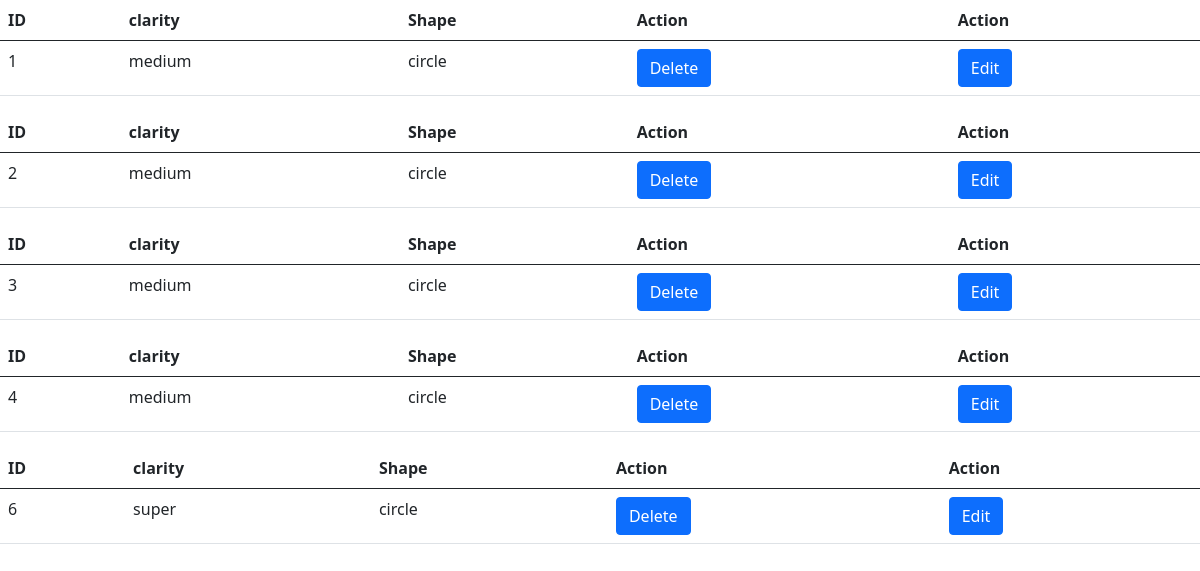
The app's page /showd, older data.
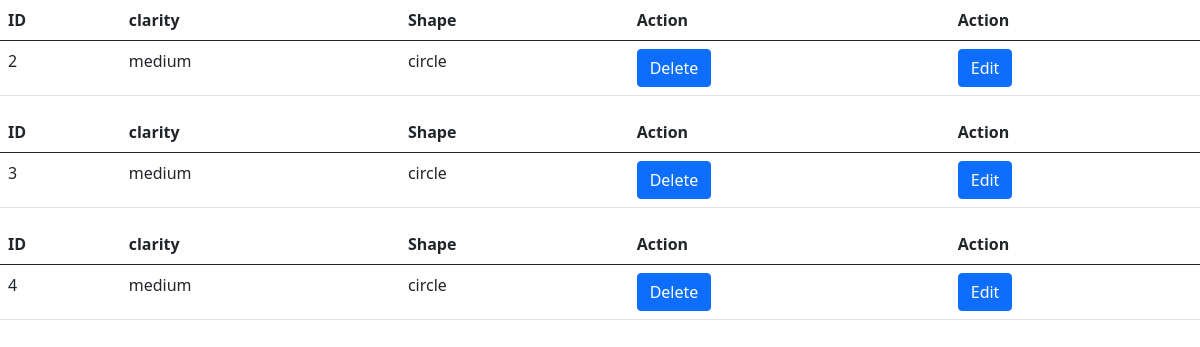
The same page, newer data.
### firstapp/models.py (models this page shows, shortened)
class POD(models.Model):
    date = models.DateField(auto_now_add=True)
    company_name = models.ForeignKey('CompanyInfo', on_delete=PROTECT)
    location = models.ForeignKey('loc', on_delete=models.PROTECT, null=True)
    shape = models.ForeignKey('shape_d', on_delete=models.PROTECT, null=True)
    clarity = models.ForeignKey('clarity', on_delete=models.PROTECT)
    color_origin1 = models.ForeignKey('color_origin', on_delete=models.PROTECT)
    white_color_grade1 = models.ForeignKey(
        'white_color_grade', on_delete=models.PROTECT)
    fancy_color_intensity1 = models.ForeignKey(
        'fancy_color_intensity', on_delete=models.PROTECT)
    fancycolor_grade = models.ForeignKey(
        'fancycolor_grade', on_delete=models.PROTECT)
    cut = models.ForeignKey('cut', on_delete=models.PROTECT)
    polish = models.ForeignKey('polish', on_delete=models.PROTECT)
    symmetry = models.ForeignKey('symmetry', on_delete=models.PROTECT)
    measurements = models.IntegerField()
    depth = models.IntegerField()
    table_perc = models.IntegerField()
    fluorescence_intensity = models.ForeignKey(
        'fluorescence_intensity', on_delete=models.PROTECT)
    fluorescence_color = models.ForeignKey(
        'fluorescence_color', on_delete=models.PROTECT)
    certificate_no_d = models.CharField(max_length=30)
    certificate_d = models.ForeignKey(
        'certificate_d', on_delete=models.PROTECT)
    laser_inscription = models.BooleanField()
    PCS_d = models.IntegerField()
    weight_d = models.FloatField()
    price = models.FloatField()
    units = models.IntegerField()
    amount_d = models.DecimalField(decimal_places=2, max_digits=9)
    DIS_Amount = models.DecimalField(
        decimal_places=2, max_digits=9, blank=True, null=True)
    DIS_d = models.PositiveSmallIntegerField(blank=True, null=True)
    total_val_d = models.DecimalField(
        decimal_places=2, max_digits=9, blank=True)
    purchaseapvd= models.BooleanField(default=False)
    currency = models.ForeignKey('currencies', on_delete=models.PROTECT)
    tag_price_d = models.FloatField()
    rate_d = models.FloatField()

class clarity(models.Model):
    clarity = models.CharField(max_length=30)
    def __str__(self):
        return self.clarity

class shape_d(models.Model):
    shape = models.CharField(max_length=30)
    def __str__(self):
        return self.shape

### firstapp/views.py (the view)
# urls.py: path('showd',views.showdiamond,name="showdiamond"),
def showdiamond(request):
    diamondobj=POD.objects.all()
    context={
        "showdia":diamondobj,
    }
    return render(request,"showd.html",context=context)

### firstapp/templates/showd.html (shortened to what this page needs)
<!DOCTYPE html>
<html lang="en">
<head>
  <link href="https://cdn.jsdelivr.net/npm/bootstrap@5.0.2/dist/css/bootstrap.min.css" rel="stylesheet"
>
</head>
<body>
  {% for obj in showdia %}
  <table class="table">
    <thead class="thead-dark">
      <tr>
        <th scope="col">ID</th>
        <th scope="col">clarity</th>
        <th scope="col">Shape</th>
        <th scope="col">Action</th>
        <th scope="col">Action</th>
      </tr>
    </thead>
    <tbody>
      <tr class="something">
        <td>{{obj.id}}</td>
        <td>{{obj.clarity}}</td>
        <td>{{obj.shape}}</td>
        <td><a class="btn btn-primary" href="{% url 'deleteid_d' idno=obj.id %}" >Delete</a></td>
        <td><a class="btn btn-primary" href="{% url 'update_d' dk=obj.id %}">Edit</a></td>
      </tr>
      </tbody>
  </table>
  {%endfor%}
</body>
</html>

Row changes from the older to the newer data that the page shows:
removed POD: id "1", clarity "medium", shape "circle"
removed POD: id "6", clarity "super", shape "circle"
